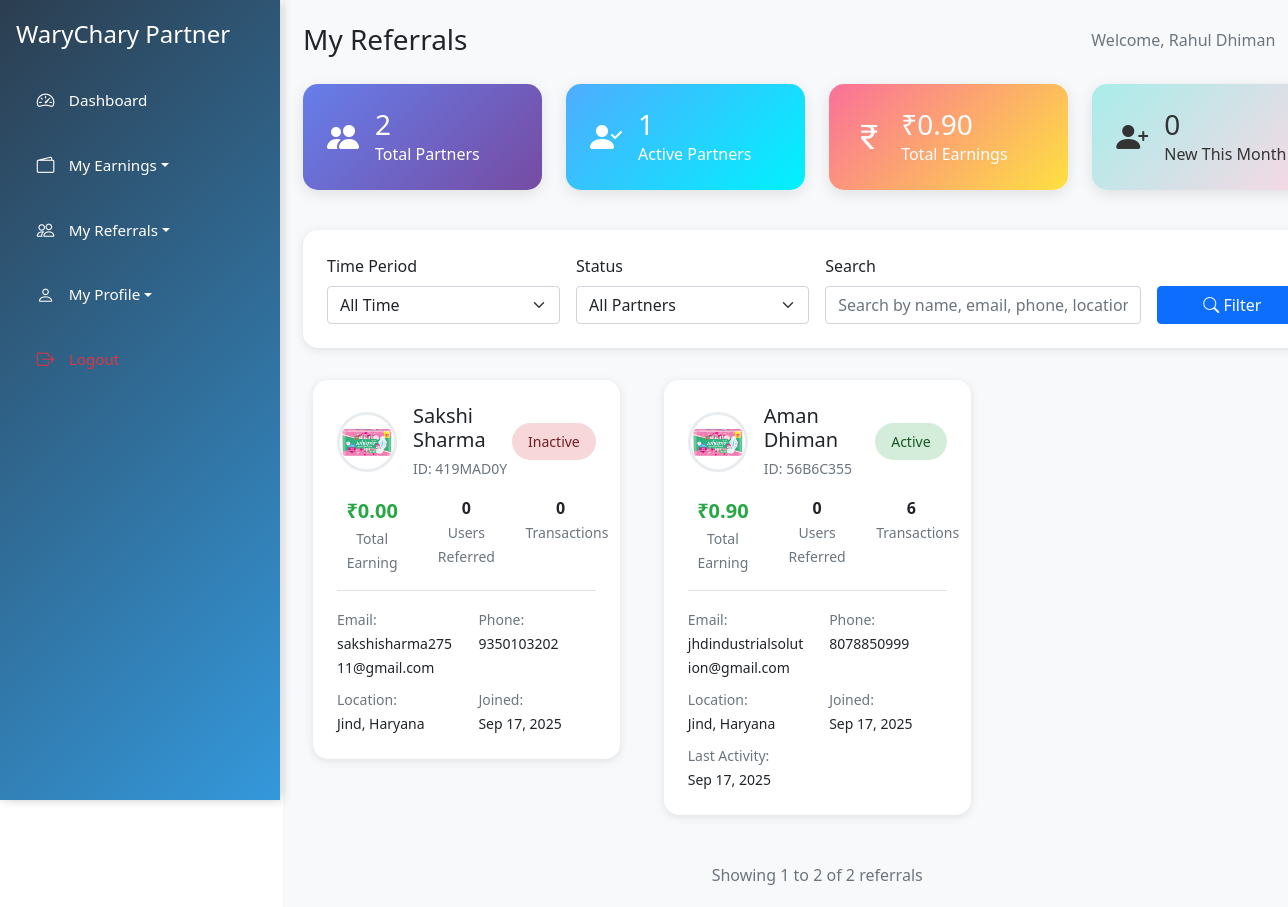
The app's page /senior-partner/referrals/referrals.php (signed in) with its own data.
### tables this page shows
CREATE TABLE IF NOT EXISTS `senior_partners` (
  `id` int NOT NULL AUTO_INCREMENT,
  `partner_id` varchar(8) NOT NULL,
  `name` varchar(255) NOT NULL,
  `email` varchar(191) NOT NULL,
  `phone` varchar(20) DEFAULT NULL,
  `image` varchar(255) DEFAULT NULL,
  `gender` enum('Male','Female','Other') DEFAULT NULL,
  `state` varchar(255) DEFAULT NULL,
  `district` varchar(255) DEFAULT NULL,
  `full_address` text,
  `password` varchar(255) NOT NULL,
  `created_at` timestamp NULL DEFAULT CURRENT_TIMESTAMP,
  `updated_at` timestamp NULL DEFAULT CURRENT_TIMESTAMP ON UPDATE CURRENT_TIMESTAMP,
  `earning` decimal(10,2) DEFAULT '0.00',
  `total_earnings` decimal(10,2) DEFAULT '0.00',
  PRIMARY KEY (`id`),
  UNIQUE KEY `partner_id` (`partner_id`),
  UNIQUE KEY `email` (`email`)
);

CREATE TABLE IF NOT EXISTS `partners` (
  `id` int NOT NULL AUTO_INCREMENT,
  `partner_id` varchar(8) NOT NULL,
  `name` varchar(255) NOT NULL,
  `email` varchar(191) NOT NULL,
  `phone` varchar(20) NOT NULL,
  `gender` enum('Male','Female','Other') NOT NULL,
  `image` varchar(255) DEFAULT NULL,
  `state` varchar(255) NOT NULL,
  `district` varchar(255) NOT NULL,
  `pincode` varchar(6) NOT NULL,
  `full_address` text NOT NULL,
  `password` varchar(255) NOT NULL,
  `referral_code` varchar(255) DEFAULT NULL,
  `status` enum('pending','approved','rejected') DEFAULT 'pending',
  `created_at` timestamp NULL DEFAULT CURRENT_TIMESTAMP,
  `updated_at` timestamp NULL DEFAULT CURRENT_TIMESTAMP ON UPDATE CURRENT_TIMESTAMP,
  `earning` decimal(10,2) DEFAULT '0.00',
  `total_earnings` decimal(10,2) DEFAULT '0.00',
  `referred_by_senior_partner` int DEFAULT NULL,
  PRIMARY KEY (`id`),
  UNIQUE KEY `partner_id` (`partner_id`),
  UNIQUE KEY `email` (`email`),
  UNIQUE KEY `phone` (`phone`),
  KEY `referred_by_senior_partner` (`referred_by_senior_partner`)
);

### senior-partner/referrals/referrals.php (the view, shortened to what this page needs)
<?php
$db = new Database();
$conn = $db->getConnection();
$senior_partner_id = $_SESSION['senior_partner_id'];
$stmt = $conn->prepare("SELECT * FROM senior_partners WHERE id = ?");
$stmt->execute([$senior_partner_id]);
$senior_partner = $stmt->fetch(PDO::FETCH_ASSOC);
$selected_period = isset($_GET['period']) ? $_GET['period'] : 'all';
$search_query = isset($_GET['search']) ? trim($_GET['search']) : '';
$status_filter = isset($_GET['status']) ? $_GET['status'] : 'all';
$date_condition = "";
$search_condition = "";
$status_condition = "";
$page = isset($_GET['page']) ? (int)$_GET['page'] : 1;
$records_per_page = 10;
$offset = ($page - 1) * $records_per_page;
$count_query = "
    SELECT COUNT(*) as total
    FROM partners p
    WHERE p.referral_code IN (
        SELECT sp.partner_id FROM senior_partners sp WHERE sp.id = ?
        UNION
        SELECT sp.email FROM senior_partners sp WHERE sp.id = ?
        UNION
        SELECT sp.phone FROM senior_partners sp WHERE sp.id = ?
    )
    $date_condition
    $search_condition
    $status_condition
";
$count_params = [$senior_partner_id, $senior_partner_id, $senior_partner_id];
$count_stmt = $conn->prepare($count_query);
$count_stmt->execute($count_params);
$total_records = $count_stmt->fetch(PDO::FETCH_ASSOC)['total'];
$query = "
    SELECT
        p.*,
        COUNT(DISTINCT u.id) as total_users_referred,
        COALESCE(SUM(pe.earning_amount), 0) as total_earnings,
        COUNT(DISTINCT pe.id) as total_transactions,
        MAX(pe.created_at) as last_earning_date
    FROM partners p
    LEFT JOIN users u ON u.referral_code = p.referral_code
    LEFT JOIN partner_earnings pe ON pe.partner_id = p.id
    WHERE p.referral_code IN (
        SELECT sp.partner_id FROM senior_partners sp WHERE sp.id = ?
        UNION
        SELECT sp.email FROM senior_partners sp WHERE sp.id = ?
        UNION
        SELECT sp.phone FROM senior_partners sp WHERE sp.id = ?
    )
    $date_condition
    $search_condition
    $status_condition
    GROUP BY p.id
    ORDER BY p.created_at DESC
    LIMIT $records_per_page OFFSET $offset
";
$query_params = [$senior_partner_id, $senior_partner_id, $senior_partner_id];
$stmt = $conn->prepare($query);
$stmt->execute($query_params);
$referrals = $stmt->fetchAll(PDO::FETCH_ASSOC);
$stats_query = "
    SELECT
        COUNT(DISTINCT p.id) as total_partners,
        COALESCE(SUM(pe.earning_amount), 0) as total_partner_earnings,
        COUNT(DISTINCT CASE WHEN pe.earning_amount > 0 THEN p.id END) as active_partners,
        COUNT(DISTINCT CASE WHEN p.created_at >= DATE_SUB(NOW(), INTERVAL 30 DAY) THEN p.id END) as new_this_month
    FROM partners p
    LEFT JOIN partner_earnings pe ON pe.partner_id = p.id
    WHERE p.referral_code IN (
        SELECT sp.partner_id FROM senior_partners sp WHERE sp.id = ?
        UNION
        SELECT sp.email FROM senior_partners sp WHERE sp.id = ?
        UNION
        SELECT sp.phone FROM senior_partners sp WHERE sp.id = ?
    )
";
$stats_stmt = $conn->prepare($stats_query);
$stats_stmt->execute([$senior_partner_id, $senior_partner_id, $senior_partner_id]);
$stats = $stats_stmt->fetch(PDO::FETCH_ASSOC);
?>
<!DOCTYPE html>
<html lang="en">
<head>
    <link href="https://cdn.jsdelivr.net/npm/bootstrap@5.1.3/dist/css/bootstrap.min.css" rel="stylesheet">
    <link rel="stylesheet" href="https://cdn.jsdelivr.net/npm/bootstrap-icons@1.7.2/font/bootstrap-icons.css">
    <link rel="stylesheet" href="https://cdn.datatables.net/1.11.5/css/dataTables.bootstrap5.min.css">
    <link rel="stylesheet" href="../assets/css/senior-partner-style.css">
</head>
<body>
    <div class="container-fluid">
        <div class="row">
            <div class="col-md-3 col-lg-2 sidebar">
                <?php include '../sidebar.php'; ?>
            </div>
            <div class="col-md-9 col-lg-10 main-content">
                <div class="d-flex justify-content-between align-items-center mb-4">
                    <h1 class="h3 mb-0">My Referrals</h1>
                    <div class="d-flex align-items-center">
                        <span class="text-muted me-3">Welcome, <?php echo htmlspecialchars($senior_partner['name']); ?></span>
                    </div>
                </div>
                <div class="row mb-4">
                    <div class="col-md-3">
                        <div class="stats-card">
                            <div class="d-flex align-items-center">
                                <i class="bi bi-people-fill fs-2 me-3"></i>
                                <div>
                                    <h3 class="mb-0"><?php echo number_format($stats['total_partners'] ?? 0); ?></h3>
                                    <p class="mb-0">Total Partners</p>
                                </div>
                            </div>
                        </div>
                    </div>
                    <div class="col-md-3">
                        <div class="stats-card success">
                            <div class="d-flex align-items-center">
                                <i class="bi bi-person-check-fill fs-2 me-3"></i>
                                <div>
                                    <h3 class="mb-0"><?php echo number_format($stats['active_partners'] ?? 0); ?></h3>
                                    <p class="mb-0">Active Partners</p>
                                </div>
                            </div>
                        </div>
                    </div>
                    <div class="col-md-3">
                        <div class="stats-card warning">
                            <div class="d-flex align-items-center">
                                <i class="bi bi-currency-rupee fs-2 me-3"></i>
                                <div>
                                    <h3 class="mb-0">₹<?php echo number_format($stats['total_partner_earnings'] ?? 0, 2); ?></h3>
                                    <p class="mb-0">Total Earnings</p>
                                </div>
                            </div>
                        </div>
                    </div>
                    <div class="col-md-3">
                        <div class="stats-card info">
                            <div class="d-flex align-items-center">
                                <i class="bi bi-person-plus-fill fs-2 me-3"></i>
                                <div>
                                    <h3 class="mb-0"><?php echo number_format($stats['new_this_month'] ?? 0); ?></h3>
                                    <p class="mb-0">New This Month</p>
                                </div>
                            </div>
                        </div>
                    </div>
                </div>
                <div class="filter-card">
                    <form method="GET" class="row g-3">
                        <div class="col-md-3">
                            <label for="period" class="form-label">Time Period</label>
                            <select class="form-select" id="period" name="period">
                                <option value="all" <?php echo $selected_period === 'all' ? 'selected' : ''; ?>>All Time</option>
                            </select>
                        </div>
                        <div class="col-md-3">
                            <label for="status" class="form-label">Status</label>
                            <select class="form-select" id="status" name="status">
                                <option value="all" <?php echo $status_filter === 'all' ? 'selected' : ''; ?>>All Partners</option>
                            </select>
                        </div>
                        <div class="col-md-4">
                            <label for="search" class="form-label">Search</label>
                            <input type="text" class="form-control" id="search" name="search"
                                   placeholder="Search by name, email, phone, location..."
                                   value="<?php echo htmlspecialchars($search_query); ?>">
                        </div>
                        <div class="col-md-2">
                            <label class="form-label">&nbsp;</label>
                            <div class="d-grid">
                                <button type="submit" class="btn btn-primary">
                                    <i class="bi bi-search"></i> Filter
                                </button>
                            </div>
                        </div>
                    </form>
                </div>
                <?php if (empty($referrals)): ?>
                    <div class="no-referrals">
                        <i class="bi bi-people"></i>
                        <h4>No Referrals Found</h4>
                        <p>You haven't referred any partners yet, or no partners match your current filters.</p>
                        <a href="../marketing-tools.php" class="btn btn-primary">
                            <i class="bi bi-megaphone"></i> Get Marketing Tools
                        </a>
                    </div>
                <?php else: ?>
                    <div class="row">
                        <?php foreach ($referrals as $partner): ?>
                            <div class="col-md-6 col-lg-4">
                                <div class="referral-card">
                                    <div class="d-flex align-items-center mb-3">
                                        <img src="<?php echo $partner['image'] ? '../../uploads/partners/' . $partner['image'] : '../../assets/images/default-avatar.png'; ?>"
                                             alt="<?php echo htmlspecialchars($partner['name']); ?>"
                                             class="partner-avatar me-3">
                                        <div class="flex-grow-1">
                                            <h5 class="mb-1"><?php echo htmlspecialchars($partner['name']); ?></h5>
                                            <small class="text-muted">ID: <?php echo htmlspecialchars($partner['partner_id']); ?></small>
                                        </div>
                                        <span class="status-badge <?php echo $partner['total_earnings'] > 0 ? 'status-active' : 'status-inactive'; ?>">
                            <?php echo $partner['total_earnings'] > 0 ? 'Active' : 'Inactive'; ?>
                        </span>
                    </div>
                    <div class="row text-center mb-3">
                        <div class="col-4">
                            <div class="earning-amount">₹<?php echo number_format($partner['total_earnings'] ?? 0, 2); ?></div>
                            <small class="text-muted">Total Earning</small>
                        </div>
                                        <div class="col-4">
                                            <div class="fw-bold"><?php echo $partner['total_users_referred'] ?? 0; ?></div>
                                            <small class="text-muted">Users Referred</small>
                                        </div>
                                        <div class="col-4">
                                            <div class="fw-bold"><?php echo $partner['total_transactions'] ?? 0; ?></div>
                                            <small class="text-muted">Transactions</small>
                                        </div>
                                    </div>
                                    <div class="border-top pt-3">
                                        <div class="row">
                                            <div class="col-6">
                                                <small class="text-muted">Email:</small><br>
                                                <small style="word-break: break-all; word-wrap: break-word;"><?php echo htmlspecialchars($partner['email']); ?></small>
                                            </div>
                                            <div class="col-6">
                                                <small class="text-muted">Phone:</small><br>
                                                <small><?php echo htmlspecialchars($partner['phone']); ?></small>
                                            </div>
                                        </div>
                                        <div class="row mt-2">
                                            <div class="col-6">
                                                <small class="text-muted">Location:</small><br>
                                                <small><?php echo htmlspecialchars($partner['district'] . ', ' . $partner['state']); ?></small>
                                            </div>
                                            <div class="col-6">
                                                <small class="text-muted">Joined:</small><br>
                                                <small><?php echo date('M d, Y', strtotime($partner['created_at'])); ?></small>
                                            </div>
                                        </div>
                                        <?php if ($partner['last_earning_date']): ?>
                                            <div class="mt-2">
                                                <small class="text-muted">Last Activity:</small><br>
                                                <small><?php echo date('M d, Y', strtotime($partner['last_earning_date'])); ?></small>
                                            </div>
                                        <?php endif; ?>
                                    </div>
                                </div>
                            </div>
                        <?php endforeach; ?>
                    </div>
                    <div class="text-center text-muted mt-3">
                        Showing <?php echo (($page - 1) * $records_per_page) + 1; ?> to
                        <?php echo min($page * $records_per_page, $total_records); ?> of
                        <?php echo $total_records; ?> referrals
                    </div>
                <?php endif; ?>
            </div>
        </div>
    </div>
</body>
</html>

### records on screen
senior_partners: name "Rahul Dhiman"
partners: image (picture), name "Sakshi Sharma", partner "419MAD0Y", shows "Inactive", total_earnings "0.00", total_users_referred "0", total_transactions "0", email "sakshisharma27511@gmail.com", phone "9350103202", district+state "Jind, Haryana", created_at "Sep 17, 2025"
partners: image (picture), name "Aman Dhiman", partner "56B6C355", shows "Active", total_earnings "0.90", total_users_referred "0", total_transactions "6", email "jhdindustrialsolution@gmail.com", phone "8078850999", district+state "Jind, Haryana", created_at "Sep 17, 2025", last_earning_date "Sep 17, 2025"

### other values on screen
$stats['total_partners'] "2"
$stats['active_partners'] "1"
$stats['total_partner_earnings'] "0.90"
$stats['new_this_month'] "0"
min($page * $records_per_page, $total_records) "2"
$total_records "2"
